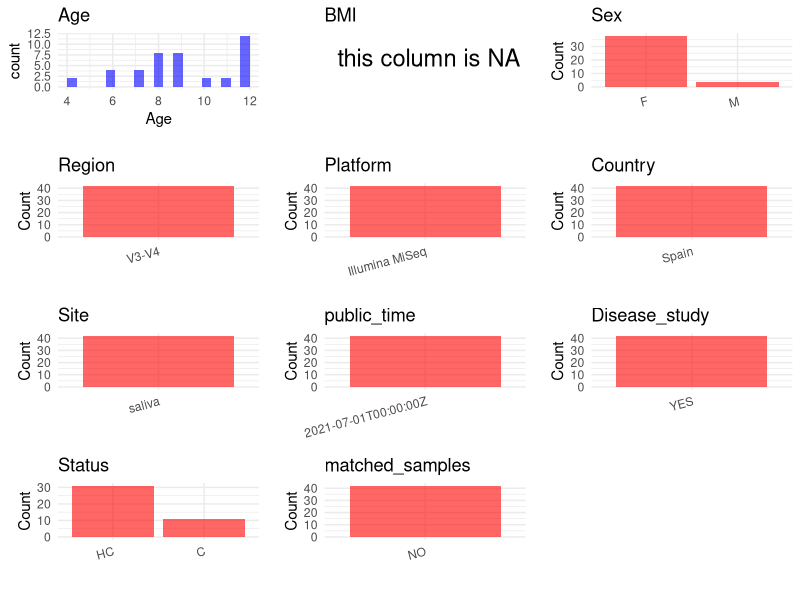

Write R code to recreate this figure. (Note: this script raises an error after producing the figure.)
## ---- chunk 1
# Load necessary libraries
library(dplyr)
library(ggplot2)
library(cowplot)

# Set working directory (update this path to your local directory)
setwd("D:/oral_project/PRJNA643173")

# Read the initial metadata files
initial_meta<-read.csv("SraRunTable.csv",header = T)

# Combine the two metadata files
#meta <- rbind(initial_meta, initial_meta1)

#Remove entries non-oral samples
#initial_meta <- subset(initial_meta,isolate %in% c("saliva","tongue coat"))

# Check the number of samples containing "HT" in Sample.Name (e.g., healthy controls)
#nrow(subset(meta, grepl("HT", Sample.Name)))

# Display the first few rows of the metadata
head(initial_meta)
## ---- chunk 2
# Create a uniform metadata dataframe
metadata <- data.frame(
  BioProject = initial_meta$BioProject,
  Run = initial_meta$Run,
  sample_name = initial_meta$isolation_source,
  Age = NA_real_,
  BMI = NA,
  #Sex = NA,
  Region = "V3-V4",
  Platform = initial_meta$Instrument,
  Country = initial_meta$geo_loc_name_country,
  Site = replace(initial_meta$Organism, initial_meta$Organism == "human oral metagenome", "saliva"),
  public_time = initial_meta$ReleaseDate,
  stringsAsFactors = FALSE
)
## ---- chunk 3
metadata <- metadata %>%
  mutate(Sex = case_when(
    grepl("1A|1B|2A|2B|2B|3A|3B|4A|4B|5A|5B|7A|7B|9A|9B|10A|10B|12A|12B|13A|13B|15A|15B|16A|16B|17A|17B|18A|18B|20A|20B", sample_name) ~ "F",
    grepl("6A|6B|8A|8B|11A|11B|14A|14B|19A|19B|21A|21B", sample_name) ~ "M"
  ))
metadata <- metadata %>%
  mutate(Age = case_when(
    grepl("1A|1B|9A|9B|12A|12B", sample_name) ~ 12,
    grepl("2A|2B|13A|13B", sample_name) ~ 7,
    grepl("3A|3B|7A|7B|15A|15B", sample_name) ~ 8,
    grepl("4A|4B", sample_name) ~ 6,
    grepl("5A|5B", sample_name) ~ 11,
    grepl("6A|6B|10A|10B|11A|11B|16A|16B|18A|18B", sample_name) ~ 9,
    grepl("8A|8B", sample_name) ~ 10,
    grepl("14A|14B|19A|19B|20A|20B", sample_name) ~ 4,
    grepl("17A|17B|21A|21B", sample_name) ~ 5
  ))
print(paste("Age的数据类型:", class(metadata$Age)))
print(summary(metadata$Age))

## ---- chunk 4
# Add information obtained from the publication
metadata$PCR_primers <- "TCGTCGGCAGCGTCAGATGTGTATAAGAGACAGC CTACGGGNGGCWGCAG-GTCTCGTGGGCTCGGAGATGTGTATAAGAGACAGGACTACHVGG GT ATCTAATCC"
metadata$title <- "Machine Learning Study in Caries Markers in Oral Microbiota from Monozygotic Twin Children"
metadata$Disease_study <- "YES"
# Assign disease status based on sample_name patterns
metadata <- metadata %>%
  mutate(Status = case_when(
    grepl("A|12B|13B|14B|15B|16B|17B|18B|19B|20B|21B", sample_name) ~ "HC",
    grepl("1B|2B|3B|4B|5B|6B|7B|8B|9B|10B|11B", sample_name) ~ "C"
  ))

#get subjects id according to sample id
metadata$sample_name<-gsub("oral sample from subject ","",metadata$sample_name)
#get subjects id with Saliva available
keep_subjects<-subset(metadata,Site %in% "saliva")
#remove subjects without Saliva samples
metadata<-subset(metadata,sample_name %in% keep_subjects$sample_name)
#get subjects sampling counts
sample_counts <- table(metadata$sample_name)
# Create matched_samples column, any subjects have >=2 samples will be label "YES", otherwise "NO"
metadata$matched_samples <- ifelse(metadata$sample_name %in% names(sample_counts[sample_counts >= 2]), "YES", "NO")
## ---- chunk 5
# Check the number of unique runs and sample names
print(paste("Number of unique runs:", length(unique(metadata$Run))))
print(paste("Number of unique sample names:", length(unique(metadata$sample_name))))
## ---- chunk 6
# Select columns for visualization
plot_data <- metadata %>%
  select(-BioProject, -Run, -sample_name, -title)

# Function to create simple plots for each column
create_simple_plots <- function(data) {
  plots <- list()
  
  for (col in colnames(data)) {
    # Check if the column is all NA
    if (all(is.na(data[[col]]))) {
      # Create an empty plot with text indicating all NA
      p <- ggplot() +
        annotate("text", x = 0.5, y = 0.5, label = "this column is NA", size = 6) +
        labs(title = col) +
        theme_void()
    } else if (is.numeric(data[[col]])) {
      # Numeric variable: histogram
      p <- ggplot(data, aes(x = .data[[col]])) +
        geom_histogram(fill = "blue", alpha = 0.6, bins = 20, na.rm = TRUE) +
        labs(title = col) +
        theme_minimal()
    } else {
      # Categorical variable: bar plot (remove NA values)
      count_data <- as.data.frame(table(data[[col]], useNA = "ifany"))
      p <- ggplot(count_data, aes(x = reorder(Var1, -Freq), y = Freq)) +
        geom_col(fill = "red", alpha = 0.6) +
        labs(title = col, x = NULL, y = "Count") +
        theme_minimal() +
        theme(axis.text.x = element_text(angle = 15, hjust = 1))
    }
    plots[[col]] <- p
  }
  
  return(plots)
}

# Generate and arrange plots
plots <- create_simple_plots(plot_data)
p<-plot_grid(plots$Age, 
          plots$BMI, 
          plots$Sex, 
          plots$Region, 
          plots$Platform, 
          plots$Country, 
          plots$Site,
          plots$public_time, 
          plots$Disease_study,
          plots$Status,
          plots$matched_samples,# add 
          ncol = 3, align = "hv", axis = "lb")
ggsave("Metadata_Summary.png", plot = p, width = 8, height = 6, dpi = 150)
## ---- chunk 7
knitr::include_graphics("Metadata_Summary.png")
## ---- chunk 8
# Reorder columns to match the desired format
metadata <- metadata[, c(
  "BioProject", "Run", "sample_name", "Age", "BMI", "Sex", 
  "Region", "Platform", "Country", "Site", "public_time", 
  "PCR_primers", "title", "Disease_study", "Status","matched_samples"
)]

# Export the uniform metadata to a CSV file
write.csv(metadata, file = "metadata.csv", quote = TRUE)
head(metadata)
